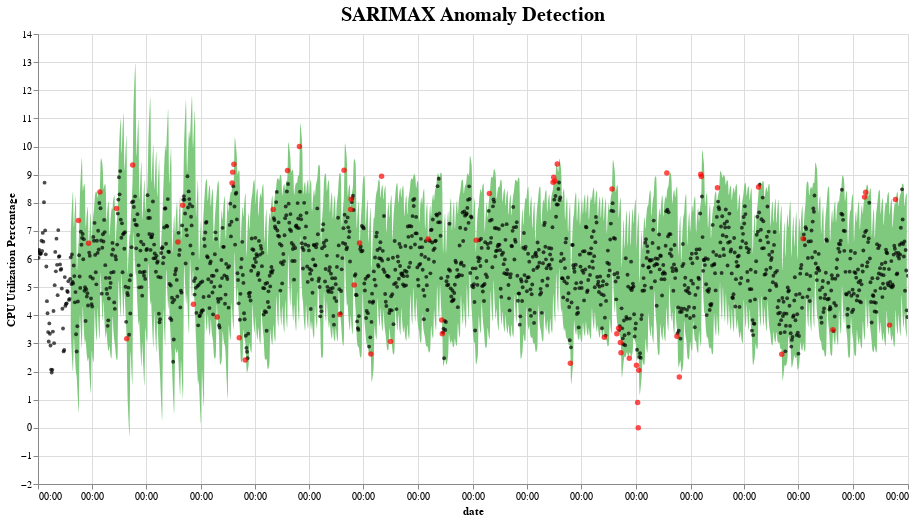

The cell this chart's notebook holds for it:
### Code cell
## plot SARIMAX

tf1 = pd.DataFrame({"ds" : mydf.index, "yhat" : fcall, "yhat_lower" : lowerall, "yhat_upper" : upperall, "fact" : mydf})
detected_anomalies = detect_anomalies(tf1)
plot_anomalies(detected_anomalies, mytitle="SARIMAX Anomaly Detection")

### Figure 1 — Vega-Lite specification as saved in the notebook (floating-point values rounded to 4 significant figures; data arrays with more than 128 entries replaced by an {"elided": "..."} marker saying what was removed)
{"config": {"view": {"continuousWidth": 400, "continuousHeight": 300}, "title": {"fontSize": 20}}, "layer": [{"data": {"name": "data-73eddc5a9675161285f5c6493e483a97"}, "mark": {"type": "area", "color": "#7FC97F", "interpolate": "basis"}, "encoding": {"tooltip": [{"type": "temporal", "field": "ds"}, {"type": "quantitative", "field": "fact"}, {"type": "quantitative", "field": "yhat_lower"}, {"type": "quantitative", "field": "yhat_upper"}], "x": {"type": "temporal", "axis": {"format": "%H:%M"}, "field": "ds", "title": "date"}, "y": {"type": "quantitative", "field": "yhat_upper"}, "y2": {"field": "yhat_lower"}}, "selection": {"selector022": {"type": "interval", "bind": "scales", "encodings": ["x", "y"]}}, "title": "SARIMAX Anomaly Detection"}, {"data": {"name": "data-cef40e3c2e6b1415c00fcafae8b28c37"}, "mark": {"type": "circle", "color": "Black", "opacity": 0.7, "size": 15}, "encoding": {"tooltip": [{"type": "temporal", "field": "ds"}, {"type": "quantitative", "field": "fact"}, {"type": "quantitative", "field": "yhat_lower"}, {"type": "quantitative", "field": "yhat_upper"}], "x": {"type": "temporal", "field": "ds"}, "y": {"type": "quantitative", "field": "fact", "title": "CPU Utilization Percentage"}}, "selection": {"selector023": {"type": "interval", "bind": "scales", "encodings": ["x", "y"]}}}, {"data": {"name": "data-6c7c8014bf799b95a9ee0aab140c85d9"}, "mark": {"type": "circle", "color": "Red", "size": 30}, "encoding": {"tooltip": [{"type": "temporal", "field": "ds"}, {"type": "quantitative", "field": "fact"}, {"type": "quantitative", "field": "yhat_lower"}, {"type": "quantitative", "field": "yhat_upper"}], "x": {"type": "temporal", "field": "ds"}, "y": {"type": "quantitative", "field": "fact", "title": "CPU Utilization Percentage"}}, "selection": {"selector024": {"type": "interval", "bind": "scales", "encodings": ["x", "y"]}}}], "height": 450, "width": 870, "$schema": "https://vega.github.io/schema/vega-lite/v4.8.1.json", "datasets": {"data-73eddc5a9675161285f5c6493e483a97": {"elided": "1462 records"}, "data-cef40e3c2e6b1415c00fcafae8b28c37": {"elided": "1400 records"}, "data-6c7c8014bf799b95a9ee0aab140c85d9": [{"ds": "2018-03-10T00:00:00", "yhat": 3.577, "yhat_lower": 0.6234, "yhat_upper": 6.53, "fact": 7.367, "anomaly": 1}, {"ds": "2018-03-27T00:00:00", "yhat": 4.417, "yhat_lower": 2.612, "yhat_upper": 6.221, "fact": 6.563, "anomaly": 1}, {"ds": "2018-04-15T00:00:00", "yhat": 5.682, "yhat_lower": 2.989, "yhat_upper": 8.374, "fact": 8.384, "anomaly": 1}, {"ds": "2018-05-13T00:00:00", "yhat": 4.824, "yhat_lower": 2.417, "yhat_upper": 7.232, "fact": 7.794, "anomaly": 1}, {"ds": "2018-05-30T00:00:00", "yhat": 6.957, "yhat_lower": 3.252, "yhat_upper": 10.66, "fact": 3.169, "anomaly": 1}, {"ds": "2018-06-09T00:00:00", "yhat": 4.976, "yhat_lower": 1.183, "yhat_upper": 8.769, "fact": 9.343, "anomaly": 1}, {"ds": "2018-08-24T00:00:00", "yhat": 4.725, "yhat_lower": 2.897, "yhat_upper": 6.552, "fact": 6.606, "anomaly": 1}, {"ds": "2018-09-01T00:00:00", "yhat": 4.481, "yhat_lower": 1.082, "yhat_upper": 7.88, "fact": 7.914, "anomaly": 1}, {"ds": "2018-09-19T00:00:00", "yhat": 7.802, "yhat_lower": 5.365, "yhat_upper": 10.24, "fact": 4.393, "anomaly": 1}, {"ds": "2018-10-29T00:00:00", "yhat": 6.361, "yhat_lower": 4.115, "yhat_upper": 8.608, "fact": 3.936, "anomaly": 1}, {"ds": "2018-11-23T00:00:00", "yhat": 6.376, "yhat_lower": 4.135, "yhat_upper": 8.617, "fact": 8.698, "anomaly": 1}, {"ds": "2018-11-24T00:00:00", "yhat": 6.234, "yhat_lower": 3.758, "yhat_upper": 8.711, "fact": 9.089, "anomaly": 1}, {"ds": "2018-11-26T00:00:00", "yhat": 6.042, "yhat_lower": 3.361, "yhat_upper": 8.723, "fact": 9.372, "anomaly": 1}, {"ds": "2018-12-05T00:00:00", "yhat": 6.47, "yhat_lower": 3.8, "yhat_upper": 9.14, "fact": 3.202, "anomaly": 1}, {"ds": "2018-12-15T00:00:00", "yhat": 5.667, "yhat_lower": 3.012, "yhat_upper": 8.323, "fact": 2.412, "anomaly": 1}, {"ds": "2019-01-31T00:00:00", "yhat": 5.621, "yhat_lower": 3.872, "yhat_upper": 7.37, "fact": 7.76, "anomaly": 1}, {"ds": "2019-02-24T00:00:00", "yhat": 6.088, "yhat_lower": 3.393, "yhat_upper": 8.782, "fact": 9.144, "anomaly": 1}, {"ds": "2019-03-16T00:00:00", "yhat": 6.264, "yhat_lower": 3.562, "yhat_upper": 8.966, "fact": 10.0, "anomaly": 1}, {"ds": "2019-05-23T00:00:00", "yhat": 6.64, "yhat_lower": 4.209, "yhat_upper": 9.07, "fact": 4.027, "anomaly": 1}, {"ds": "2019-05-30T00:00:00", "yhat": 5.545, "yhat_lower": 2.893, "yhat_upper": 8.196, "fact": 9.159, "anomaly": 1}, {"ds": "2019-06-10T00:00:00", "yhat": 5.902, "yhat_lower": 4.186, "yhat_upper": 7.619, "fact": 7.764, "anomaly": 1}, {"ds": "2019-06-11T00:00:00", "yhat": 5.895, "yhat_lower": 3.713, "yhat_upper": 8.077, "fact": 8.121, "anomaly": 1}, {"ds": "2019-06-16T00:00:00", "yhat": 7.385, "yhat_lower": 5.194, "yhat_upper": 9.575, "fact": 5.08, "anomaly": 1}, {"ds": "2019-06-25T00:00:00", "yhat": 4.369, "yhat_lower": 2.649, "yhat_upper": 6.088, "fact": 6.567, "anomaly": 1}, {"ds": "2019-07-14T00:00:00", "yhat": 5.33, "yhat_lower": 2.668, "yhat_upper": 7.992, "fact": 2.62, "anomaly": 1}, {"ds": "2019-08-01T00:00:00", "yhat": 6.096, "yhat_lower": 3.654, "yhat_upper": 8.539, "fact": 8.946, "anomaly": 1}, {"ds": "2019-08-16T00:00:00", "yhat": 5.622, "yhat_lower": 3.168, "yhat_upper": 8.076, "fact": 3.064, "anomaly": 1}, {"ds": "2019-10-18T00:00:00", "yhat": 4.571, "yhat_lower": 2.827, "yhat_upper": 6.316, "fact": 6.71, "anomaly": 1}, {"ds": "2019-11-10T00:00:00", "yhat": 6.465, "yhat_lower": 3.914, "yhat_upper": 9.016, "fact": 3.832, "anomaly": 1}, {"ds": "2019-11-11T00:00:00", "yhat": 6.325, "yhat_lower": 3.705, "yhat_upper": 8.945, "fact": 3.341, "anomaly": 1}, {"ds": "2020-01-07T00:00:00", "yhat": 4.445, "yhat_lower": 2.236, "yhat_upper": 6.655, "fact": 6.671, "anomaly": 1}, {"ds": "2020-01-29T00:00:00", "yhat": 5.683, "yhat_lower": 3.144, "yhat_upper": 8.221, "fact": 8.325, "anomaly": 1}, {"ds": "2020-05-15T00:00:00", "yhat": 6.814, "yhat_lower": 5.089, "yhat_upper": 8.539, "fact": 8.726, "anomaly": 1}, {"ds": "2020-05-16T00:00:00", "yhat": 6.577, "yhat_lower": 4.419, "yhat_upper": 8.734, "fact": 8.904, "anomaly": 1}, {"ds": "2020-05-18T00:00:00", "yhat": 6.264, "yhat_lower": 3.785, "yhat_upper": 8.743, "fact": 8.769, "anomaly": 1}, {"ds": "2020-05-22T00:00:00", "yhat": 6.9, "yhat_lower": 4.517, "yhat_upper": 9.282, "fact": 9.38, "anomaly": 1}, {"ds": "2020-06-13T00:00:00", "yhat": 5.55, "yhat_lower": 2.98, "yhat_upper": 8.12, "fact": 2.293, "anomaly": 1}, {"ds": "2020-08-09T00:00:00", "yhat": 5.487, "yhat_lower": 3.325, "yhat_upper": 7.648, "fact": 3.219, "anomaly": 1}, {"ds": "2020-08-22T00:00:00", "yhat": 5.84, "yhat_lower": 3.285, "yhat_upper": 8.394, "fact": 8.486, "anomaly": 1}, {"ds": "2020-08-30T00:00:00", "yhat": 6.234, "yhat_lower": 3.857, "yhat_upper": 8.611, "fact": 3.339, "anomaly": 1}, {"ds": "2020-09-02T00:00:00", "yhat": 5.468, "yhat_lower": 3.743, "yhat_upper": 7.194, "fact": 3.541, "anomaly": 1}, {"ds": "2020-09-05T00:00:00", "yhat": 5.685, "yhat_lower": 3.191, "yhat_upper": 8.18, "fact": 3.03, "anomaly": 1}, {"ds": "2020-09-06T00:00:00", "yhat": 5.726, "yhat_lower": 3.168, "yhat_upper": 8.284, "fact": 2.665, "anomaly": 1}, {"ds": "2020-09-20T00:00:00", "yhat": 5.159, "yhat_lower": 2.632, "yhat_upper": 7.687, "fact": 2.471, "anomaly": 1}, {"ds": "2020-10-02T00:00:00", "yhat": 4.201, "yhat_lower": 2.463, "yhat_upper": 5.939, "fact": 2.222, "anomaly": 1}, {"ds": "2020-10-04T00:00:00", "yhat": 4.863, "yhat_lower": 2.451, "yhat_upper": 7.276, "fact": 0.9011, "anomaly": 1}, {"ds": "2020-10-05T00:00:00", "yhat": 5.082, "yhat_lower": 2.547, "yhat_upper": 7.617, "fact": 0.0, "anomaly": 1}, {"ds": "2020-10-06T00:00:00", "yhat": 5.25, "yhat_lower": 2.646, "yhat_upper": 7.854, "fact": 2.042, "anomaly": 1}, {"ds": "2020-11-22T00:00:00", "yhat": 6.181, "yhat_lower": 3.992, "yhat_upper": 8.37, "fact": 9.059, "anomaly": 1}, {"ds": "2020-12-09T00:00:00", "yhat": 6.035, "yhat_lower": 3.487, "yhat_upper": 8.584, "fact": 3.25, "anomaly": 1}, {"ds": "2020-12-13T00:00:00", "yhat": 4.647, "yhat_lower": 2.223, "yhat_upper": 7.072, "fact": 1.801, "anomaly": 1}, {"ds": "2021-01-18T00:00:00", "yhat": 5.451, "yhat_lower": 2.899, "yhat_upper": 8.003, "fact": 9.016, "anomaly": 1}, {"ds": "2021-01-19T00:00:00", "yhat": 5.465, "yhat_lower": 2.839, "yhat_upper": 8.092, "fact": 8.933, "anomaly": 1}, {"ds": "2021-02-15T00:00:00", "yhat": 5.935, "yhat_lower": 3.747, "yhat_upper": 8.123, "fact": 8.536, "anomaly": 1}, {"ds": "2021-04-25T00:00:00", "yhat": 6.697, "yhat_lower": 4.97, "yhat_upper": 8.425, "fact": 8.557, "anomaly": 1}, {"ds": "2021-06-03T00:00:00", "yhat": 5.437, "yhat_lower": 2.831, "yhat_upper": 8.044, "fact": 2.612, "anomaly": 1}, {"ds": "2021-07-09T00:00:00", "yhat": 4.849, "yhat_lower": 3.125, "yhat_upper": 6.573, "fact": 6.72, "anomaly": 1}, {"ds": "2021-08-28T00:00:00", "yhat": 5.372, "yhat_lower": 3.655, "yhat_upper": 7.09, "fact": 3.486, "anomaly": 1}, {"ds": "2021-10-20T00:00:00", "yhat": 5.653, "yhat_lower": 3.129, "yhat_upper": 8.177, "fact": 8.2, "anomaly": 1}, {"ds": "2021-10-22T00:00:00", "yhat": 6.658, "yhat_lower": 4.95, "yhat_upper": 8.367, "fact": 8.374, "anomaly": 1}, {"ds": "2021-12-01T00:00:00", "yhat": 5.633, "yhat_lower": 3.927, "yhat_upper": 7.34, "fact": 3.649, "anomaly": 1}, {"ds": "2021-12-11T00:00:00", "yhat": 6.19, "yhat_lower": 4.483, "yhat_upper": 7.896, "fact": 8.118, "anomaly": 1}]}}
